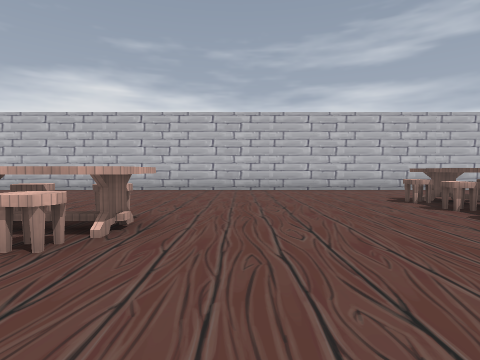
[1] (above)

24 first-person views from a walk through a level from a Godot 3-D game. The camera is 1.2 m above the floor, tilts 2° down and sees 80° across. The floor is counted in squares, 2 m on a side. Each view is taken from the middle of a square. On the plan, view 1 faces up. The plan holds only what a view shows up to about 9 squares ahead; the rest is blank. The place goes on beyond the plan. Characters and animated objects are not drawn. Some surface patterns are stand-ins.

[2]
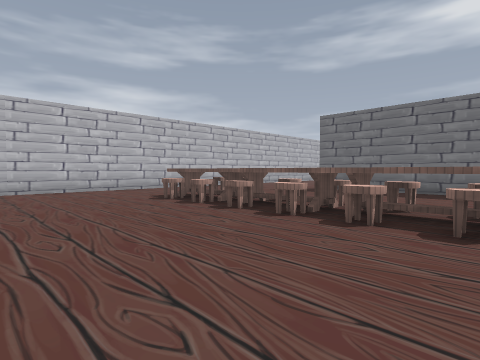

[3]
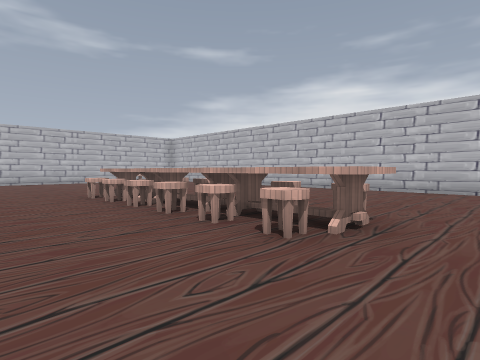

[4]
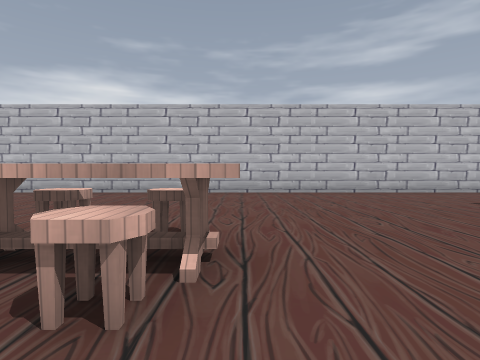

[5]
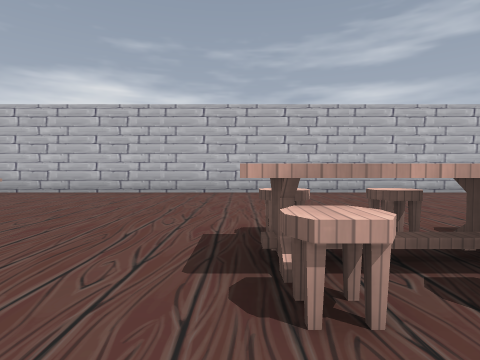

[6]
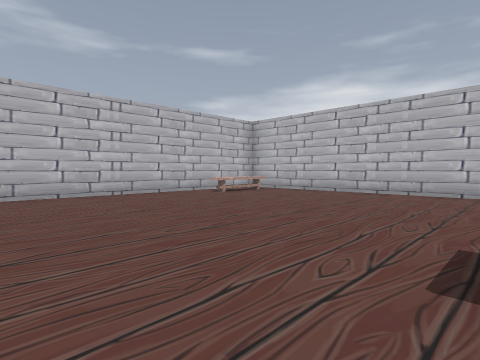

[7]
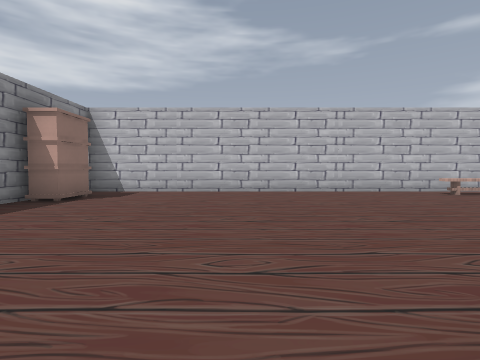

[8]
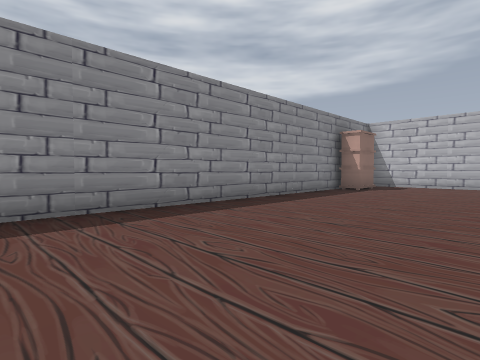

[9]
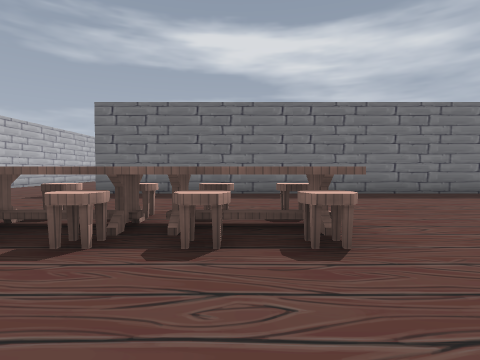

[10]
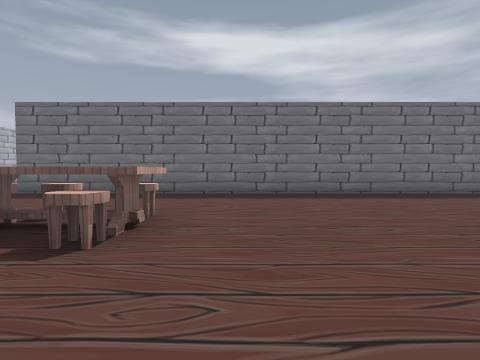

[11]
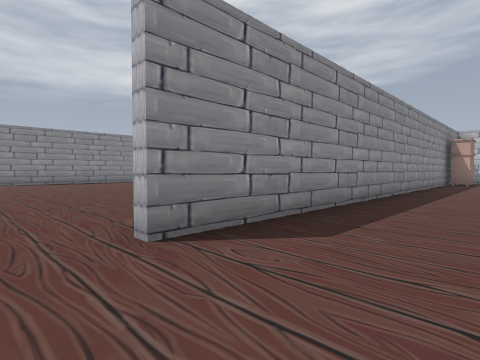

[12]
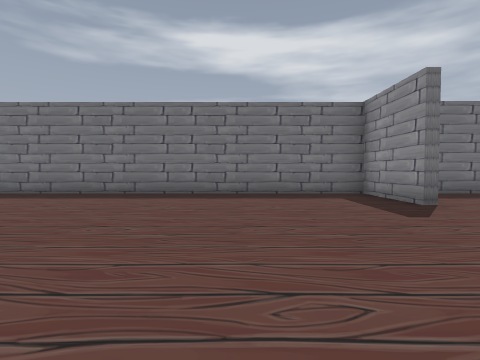

[13]
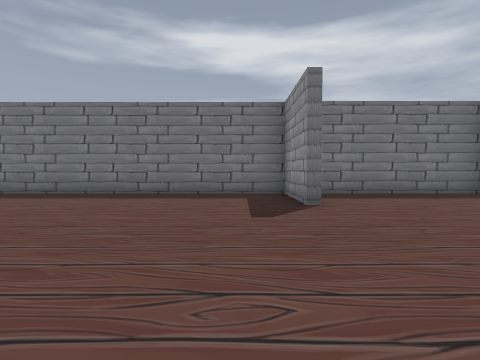

[14]
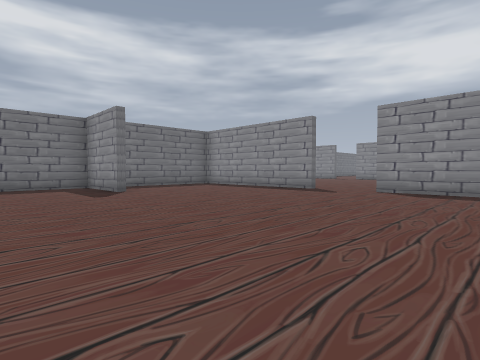

[15]
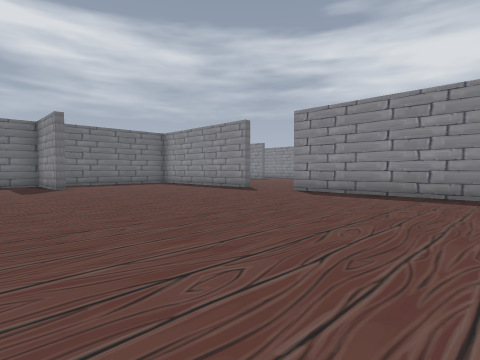

[16]
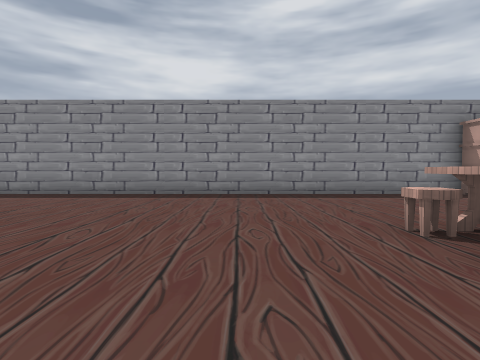

[17]
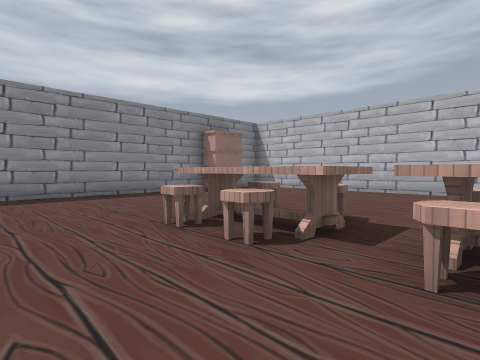

[18]
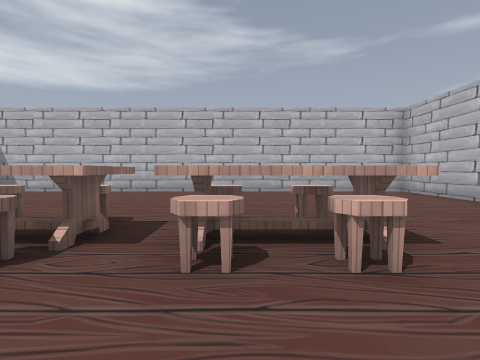

[19]
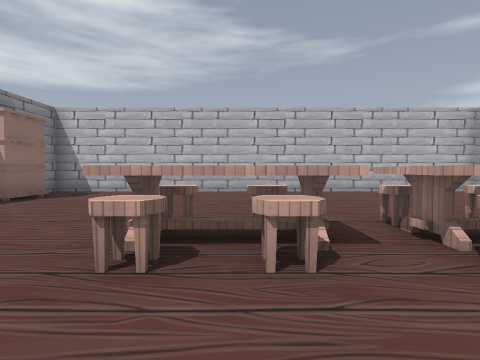

[20]
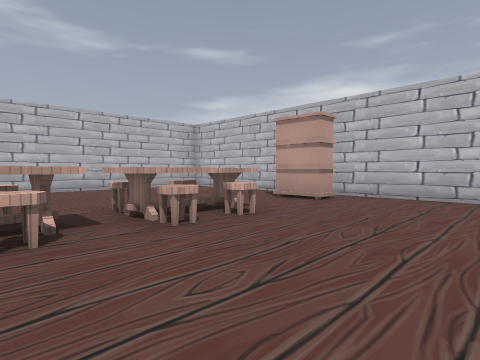

[21]
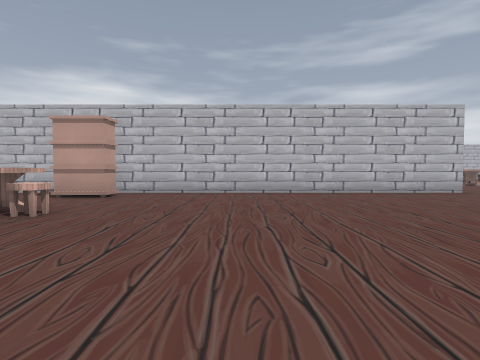

[22]
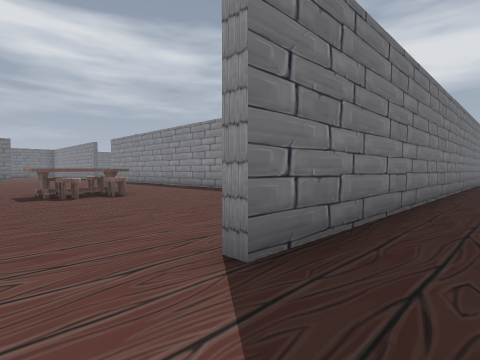

[23]
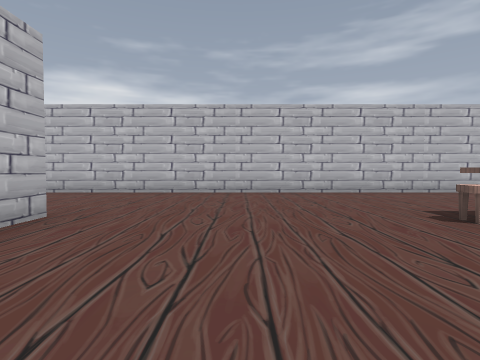

[24]
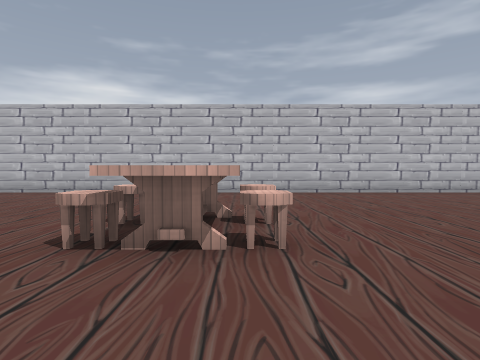

### Floor plan
Points are (right, up) in squares from view 1. A wall is a line through its corners. A room is listed if a view was taken in it or the views show most of it. See-through windows are left out.
Room 1 (views 1, 2, 3, 4, 5, 6, 7, 8, 9, 10, 11, 12, 13, 14, 15, 16, 17, 18, 19, 20, 21, 22, 23, 24)
walls: (1, -3.5) (-8.4, -3.5); (8.5, 4.8) (8.5, 3.9); (5.9, -10.1) (8.3, -10.1) (8.3, 4.8); (-9.9, -3.5) (-14, -3.5) (-14, -15.1); (8.3, -15.1) (8.3, -11); (-11.5, -3.2) (0.9, -3.2); (21.5, 8.6) (-13.5, 8.6); (-14, 7.8) (-14, -3.2); (-11.5, -15.1) (0.9, -15.1)
ways out: opening at (-3, -15); opening at (1.5, -15)
objects: bench (-13, 6) to (-13, 8); closet (-12, -15); closet (-12, -3); stool (-9, -11); stool (-9, -10); table (-9, -9) to (-8, -9); stool (-9, -8); stool (-9, -7); closet (-9, -4) to (-8, -4); stool (-8, -11); stool (-8, -10); stool (-8, -8); stool (-8, -7); stool (-7, 2); table (-7, 3) to (-6, 3); stool (-7, 4); stool (-6, 2); stool (-6, 4); stool (-5, 2); table (-5, 3) to (-4, 3); other object (-5, 4); stool (-4, 2); stool (-3, 2); table (-3, 3) to (-1, 3); stool (-3, 4); stool (-2, 2); stool (-2, 4); stool (3, 0); stool (3, 1); stool (3, 2); stool (3, 3); stool (3, 4); stool (3, 5); table (4, 0) to (4, 2); table (4, 3) to (4, 4); table (4, 5) to (4, 6); stool (5, 0); stool (5, 1); stool (5, 2); stool (5, 3); other object (5, 5); stool (14, 3); stool (14, 4); table (14, 5) to (15, 5); stool (15, 3); stool (15, 4)

Where each view was taken, in squares from view 1:
view 1: 0 up, 0 right, facing up
view 2: 0 up, 0 right, facing up-right
view 3: 0 up, 0 right, facing up-left
view 4: 1 up, 1 left, facing up
view 5: 1 up, 7 left, facing up
view 6: 1 up, 7 left, facing up-left
view 7: 1 up, 6 left, facing left
view 8: 1 up, 3 left, facing down-left
view 9: 1 up, 1 right, facing right
view 10: 1 down, 1 right, facing right
view 11: 1 down, 2 right, facing down-left
view 12: 7 down, 1 right, facing right
view 13: 9 down, 1 right, facing right
view 14: 7 down, 2 left, facing down-right
view 15: 8 down, 4 left, facing down-right
view 16: 8 down, 6 left, facing down
view 17: 8 down, 6 left, facing down-left
view 18: 8 down, 6 left, facing left
view 19: 10 down, 6 left, facing left
view 20: 10 down, 5 left, facing up-left
view 21: 11 down, 5 left, facing up
view 22: 6 up, 7 right, facing down-right
view 23: 1 up, 11 right, facing up
view 24: 1 up, 15 right, facing up
